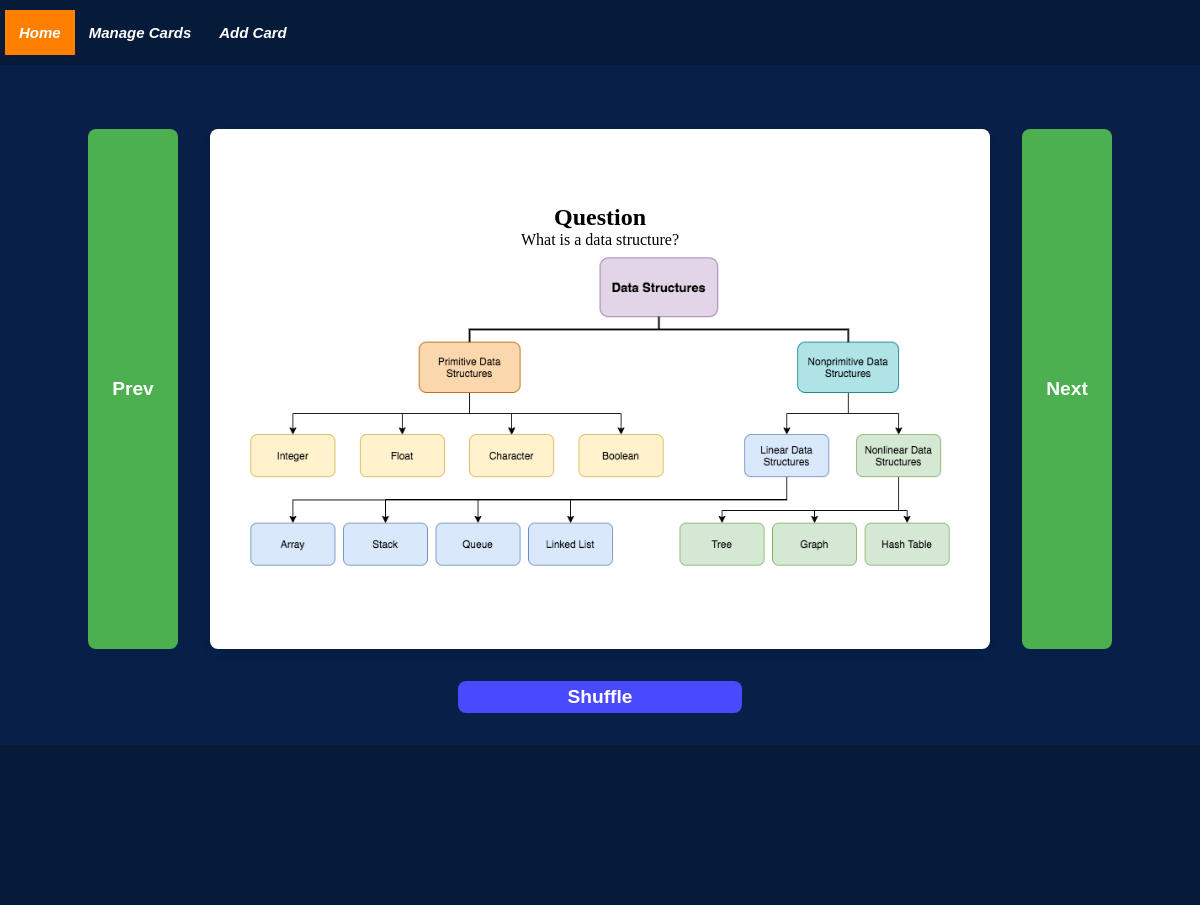
The app's page /flashcards/Computer Science with its own data.
### tables this page shows
CREATE TABLE Flashcards(
              key INTEGER PRIMARY KEY AUTOINCREMENT,
              category TEXT NOT NULL,
              question TEXT NOT NULL,
              code TEXT,
              image_path TEXT,
              answer TEXT NOT NULL
    );

### app.py (the view)
@app.route("/flashcards/<category>")
def flashcard_route(category):
    data = database.view_allcards(category=category)
    length = len(data['questions'])
    return render_template('flashcards.html', nav_id="home-page", data=data, length=length)

### templates/flashcards.html (shortened to what this page needs)
{% extends "base.html" %}
{% block content %}
<div class="use-flashcard">
    <button class="side-button" id="previous-button" onclick="showPreviousFlashcard()">Prev</button>
    {% for index in range(length) %}
    <div class="flashcard" id="flashcard-{{ index }}">
        <div class="card-content" id="flashcard-{{ index }}-content">
            <div class="side front" id="flashcard-{{ index }}-front">
                <h2>Question</h2>
                <p>{{ data['questions'][index]['question'] | escape }}</p>
                {% if data['questions'][index]['image_path'] %}
                <img class="card-image" src="{{ url_for('static', filename='images/' + data['questions'][index]['image_path']) }}"
                    alt="{{ data['questions'][index]['image_path'] }}">
                {% elif data['questions'][index]['code'] %}
                <pre><code>{{ data['questions'][index]['code'] | escape }}</code></pre>
                {% endif %}
            </div>
            <div class="side back" id="flashcard-{{ index }}-back">
                <h2>Answer</h2>
                <p>{{ data['questions'][index]['answer'] | escape }}</p>
            </div>
        </div>
    </div>
    {% endfor %}
    <button class="side-button" id="next-button" onclick="showNextFlashcard()">Next</button>
</div>
<div class="buttons">
    <button id="shuffle-button" onclick="shuffleFlashcards()">Shuffle</button>
</div>
{% endblock %}

### static/css/base.css (style rules this page uses)
* { padding: 0; margin: 0; box-sizing: border-box; }
body { background-color: #082048; font-family: 'Times New Roman', Times, serif; width: 100%; position: relative; display: flex; flex-direction: column; min-height: 100vh; }
.use-flashcard { display: flex; flex-direction: row; justify-content: center; }
.flashcard { background-color: transparent; width: 65vw; height: 65vh; perspective: 1000px; }
.card-content { position: relative; width: 100%; height: 100%; text-align: center; transform-style: preserve-3d; transition: transform 0.5s; }
.side { cursor: pointer; backface-visibility: hidden; display: flex; flex-direction: column; justify-content: center; align-items: center; border-radius: 8px; box-shadow: 0 4px 8px rgba(0, 0, 0, 0.1); padding: 2rem; }
.front, .back { background-color: #FFFFFF; position: absolute; width: 100%; height: 100%; }
.back { transform: rotateY(180deg); }
button { border: none; border-radius: 8px; min-width: 90px; padding: 5px; margin: 0 2rem 0 2rem; color: #FFFFFF; font-weight: bold; font-size: larger; }
.side-button { background-color: #4CAF50; }
.buttons { margin: 2rem; text-align: center; }
#shuffle-button { width: 25%; background-color: rgb(73, 73, 255); }
.card-image { border-radius: 4px; height: fit-content; width: auto; max-height: 100%; max-width: 100%; }

### records on screen
Flashcards: question "What is a data structure?", image_path (picture)
